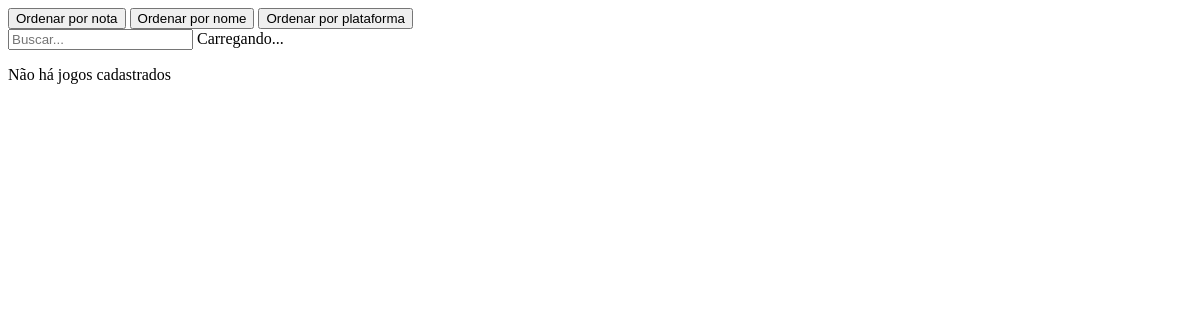
The app's page /lista, older data.
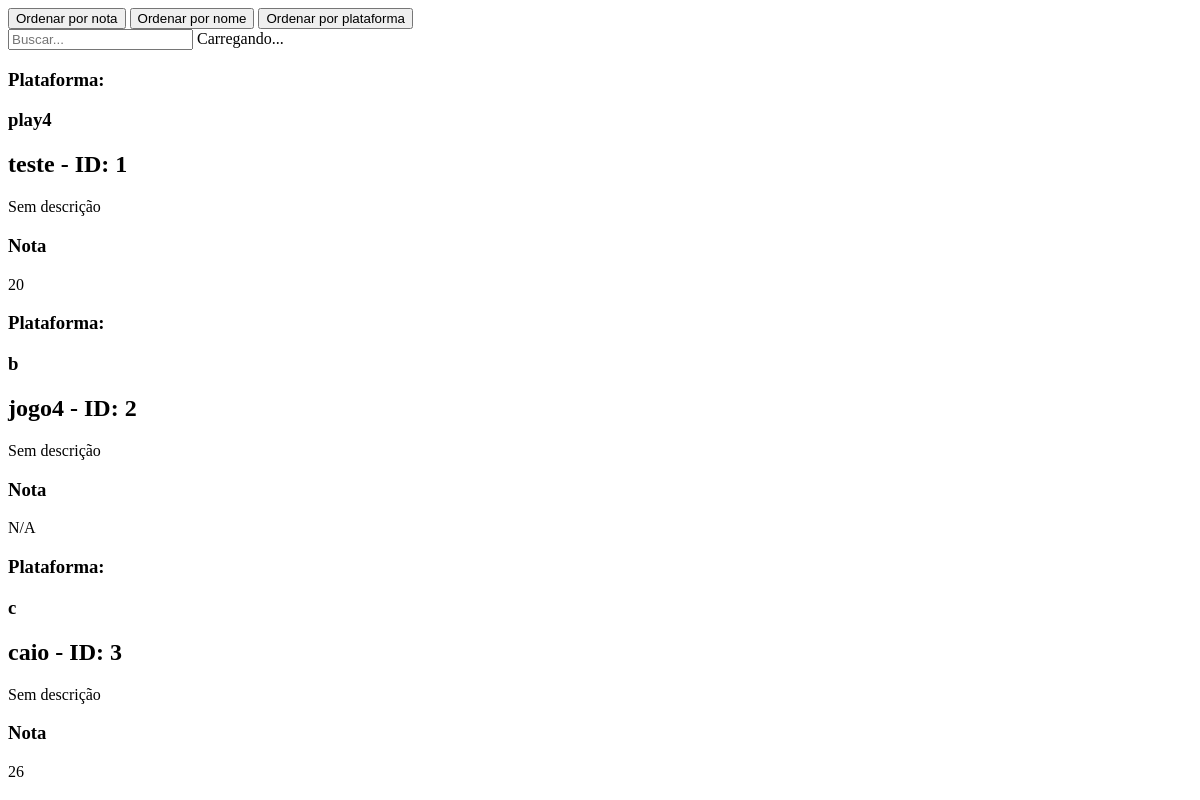
The same page, newer data.
### main.py (models this page shows)
class Jogo(SQLModel, table=True):
    id: Optional[int] = Field(default=None, primary_key=True)
    nome: str
    descricao: Optional[str] = None
    nota: Optional[int] = None
    plataforma: List["Plataforma"] = Relationship(
        back_populates="jogos",
        link_model=Disponibilidade,
    )

class Plataforma(SQLModel, table=True):
    id: Optional[int] = Field(default=None, primary_key=True)
    nome: str
    jogos: List["Jogo"] = Relationship(
        back_populates="plataforma",
        link_model=Disponibilidade,
    )

### main.py (the view)
@app.get("/lista", response_class=HTMLResponse)
def lista(request: Request, busca: str | None='', filtro: str | None=''):
    jogos = buscar_jogos(busca, filtro)
    return templates.TemplateResponse(request, "lista.html", {"jogos": jogos})

### templates/lista.html (shortened to what this page needs)
<div id="main">
  <section id="filtros" class="flex-h mt-lg">
    <button
      hx-get="/lista?filtro=nota"
      hx-target="#main"
      id="nota"
      onclick="activeFilterButton('nota')"
    >
      Ordenar por nota
    </button>
    <button
      hx-get="/lista?filtro=nome"
      hx-target="#main"
      id="nome"
      onclick="activeFilterButton('nome')"
    >
      Ordenar por nome
    </button>
    <button
      hx-get="/lista?filtro=plataforma"
      hx-target="#main"
      id="plataforma"
      onclick="activeFilterButton('plataforma')"
    >
      Ordenar por plataforma
    </button>
  </section>
  <search-box>
    <input
      type="text"
      name="busca"
      placeholder="Buscar..."
      hx-get="/lista"
      hx-trigger="input changed delay:500ms"
      hx-select="#lista"
      hx-target="#lista"
      hx-indicator="#indicator"
    />
    <span id="indicator" class="htmx-indicator">Carregando...</span>
  </search-box>
  <div id="lista">
    {% for jogo in jogos %}
    <div id="jogo-list">
      <div id="jogo-card-container" class="flex-h">
        <div id="plataforma-card-{{ jogo.plataforma.id }}" class="flex-1">
          <h3>Plataforma:</h3>
          {% for plataforma in jogo.plataforma %}
          <h3>{{ plataforma.nome }}</h3>
          {% else %}
          <p>Sem plataforma associada</p>
          {% endfor %}
        </div>
        <div id="jogo-card-{{ jogo.id }}" class="flex-3 ml-lg">
          <h2>{{ jogo.nome }} - ID: {{jogo.id}}</h2>
          <p>{{ jogo.descricao or 'Sem descrição' }}</p>
        </div>
        <div id="avg-score-{{ jogo.id }}" class="flex-1 ml-lg">
          <h3>Nota</h3>
          <p>{{ jogo.nota or 'N/A' }}</p>
        </div>
      </div>
    </div>
    {% else %}
    <p>Não há jogos cadastrados</p>
    {% endfor %}
  </div>
</div>

Row changes from the older to the newer data that the page shows:
added Jogo: nome "teste", id "1", descricao "Sem descrição", nota "20"
now on this page (row edited): Plataforma: nome "play4", shown under "teste"
added Jogo: nome "jogo4", id "2", descricao "Sem descrição", nota "N/A"
now on this page (row edited): Plataforma: nome "b", shown under "jogo4"
added Jogo: nome "caio", id "3", descricao "Sem descrição", nota "26"
now on this page (row edited): Plataforma: nome "c", shown under "caio"
Text that changed along with them:
text no longer shown: "Não há jogos cadastrados"
